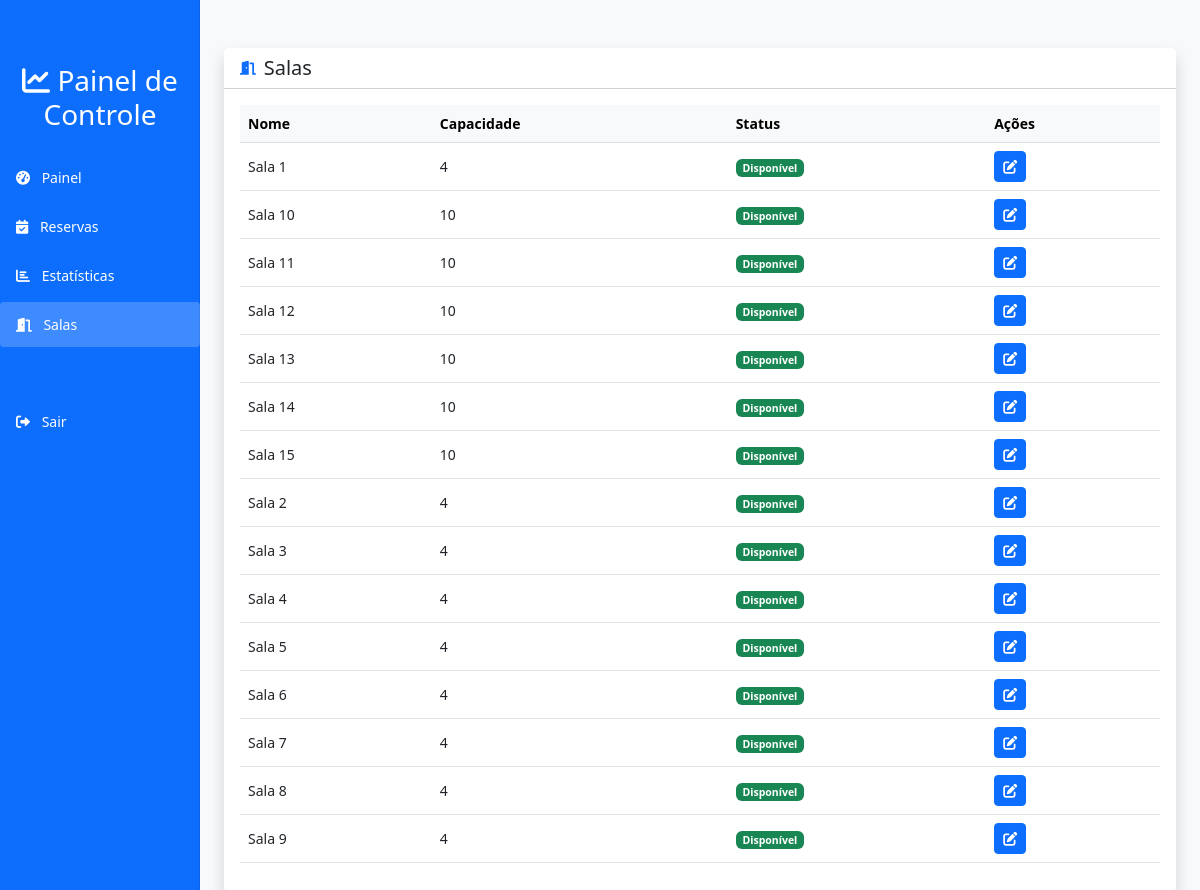
/admin/salas.php (signed in), run on the app's committed database.
### tables this page shows
CREATE TABLE salas (
    id INT AUTO_INCREMENT PRIMARY KEY,
    nome VARCHAR(50) NOT NULL,
    capacidade INT NOT NULL,
    descricao VARCHAR(255),
    status ENUM('disponivel', 'manutencao') DEFAULT 'disponivel'
);

### admin/salas.php (the view, shortened to what this page needs)
<?php
require_once '../config.php';
$stmt = $pdo->query('SELECT * FROM salas ORDER BY nome');
$salas = $stmt->fetchAll();
$horaAtual = date('H:i');
$dataHoje = date('Y-m-d');
?>
<!DOCTYPE html>
<html lang="pt-br">
<head>
    <link href="https://cdn.jsdelivr.net/npm/bootstrap@5.3.0/dist/css/bootstrap.min.css" rel="stylesheet">
    <link rel="stylesheet" href="https://cdnjs.cloudflare.com/ajax/libs/font-awesome/6.0.0/css/all.min.css">
    <link rel="stylesheet" href="../css/admin.css">
</head>
<body>
    <div class="container-fluid">
        <div class="row">
            <div class="col-md-3 col-lg-2 d-md-block bg-primary sidebar collapse">
                <?php include('menu_lateral.php'); ?>
            </div>
            <main class="col-md-9 ms-sm-auto col-lg-10 px-md-4">
                <div class="card border-0 shadow mb-4 mt-4">
                    <div class="card-header bg-white d-flex align-items-center">
                        <i class="fas fa-door-open text-primary me-2"></i>
                        <h5 class="mb-0">Salas</h5>
                    </div>
                    <div class="card-body">
                        <div class="table-responsive">
                            <table class="table table-hover align-middle">
                                <thead class="table-light">
                                    <tr>
                                        <th>Nome</th>
                                        <th>Capacidade</th>
                                        <th>Status</th>
                                        <th>Ações</th>
                                    </tr>
                                </thead>
                                <tbody>
                                <?php foreach ($salas as $s):
                                    $statusExibido = ucfirst($s['status']);
                                    $badge = 'bg-secondary';
                                    if ($s['status'] == 'disponivel') {
                                        $stmtReserva = $pdo->prepare("
                                            SELECT COUNT(*) FROM reservas
                                            WHERE sala_id=?
                                            AND data_reserva=?
                                            AND hora_entrada <= ?
                                            AND hora_saida > ?
                                            AND status IN ('confirmada','pendente')
                                        ");
                                        $stmtReserva->execute([$s['id'], $dataHoje, $horaAtual, $horaAtual]);
                                        $emUso = $stmtReserva->fetchColumn() > 0;
                                        if ($emUso) {
                                            $statusExibido = 'Em uso';
                                            $badge = 'bg-info text-white';
                                        } else {
                                            $statusExibido = 'Disponível';
                                            $badge = 'bg-success';
                                        }
                                    } elseif ($s['status'] == 'manutencao') {
                                        $statusExibido = 'Em manutenção';
                                        $badge = 'bg-warning text-dark';
                                    } else {
                                        $badge = 'bg-secondary';
                                    }
                                ?>
                                <tr>
                                    <td><?=htmlspecialchars($s['nome'])?></td>
                                    <td><?= $s['capacidade'] ?></td>
                                    <td>
                                        <span class="badge <?= $badge ?>">
                                            <?= $statusExibido ?>
                                        </span>
                                    </td>
                                    <td>
                                        <button class="btn btn-sm btn-primary"
                                        onclick="window.open('editar_sala.php?id=<?= $s['id'] ?>', '_blank')">
                                        <i class="fas fa-edit"></i>
                                       </button>
                                    </td>
                                </tr>
                                <?php endforeach; ?>
                                </tbody>
                            </table>
                        </div>
                    </div>
                </div>
            </main>
        </div>
    </div>
</body>
</html>

### admin/menu_lateral.php
<div class="position-sticky pt-3">
    <div class="text-center mb-4">
        <h3 class="text-white">
            <i class="fas fa-chart-line"></i> Painel de Controle
        </h3>
    </div>
    <ul class="nav flex-column">
        <li class="nav-item">
            <a class="nav-link<?php if(basename($_SERVER['PHP_SELF'])=='index.php') echo ' active'; ?>" href="index.php">
                <i class="fas fa-tachometer-alt"></i> Painel
            </a>
        </li>
        <li class="nav-item">
            <a class="nav-link<?php if(basename($_SERVER['PHP_SELF'])=='reservas.php') echo ' active'; ?>" href="reservas.php">
                <i class="fas fa-calendar-check"></i> Reservas
            </a>
        </li>
        <li class="nav-item">
            <a class="nav-link<?php if(basename($_SERVER['PHP_SELF'])=='estatisticas.php') echo ' active'; ?>" href="estatisticas.php">
                <i class="fas fa-chart-bar"></i> Estatísticas
            </a>
        </li>
        <li class="nav-item">
            <a class="nav-link<?php if(basename($_SERVER['PHP_SELF'])=='salas.php') echo ' active'; ?>" href="salas.php">
                <i class="fas fa-door-open"></i> Salas
            </a>
        </li>
        <li class="nav-item mt-5">
            <a class="nav-link" href="logout.php">
                <i class="fas fa-sign-out-alt"></i> Sair
            </a>
        </li>
    </ul>
</div>

### css/admin.css (style rules this page uses)
body { font-size: .875rem; background-color: #f8f9fa; }
.sidebar { position: fixed; top: 0; bottom: 0; left: 0; z-index: 100; padding: 48px 0 0; box-shadow: inset -1px 0 0 rgba(0, 0, 0, .1); }
.sidebar .nav-link { font-weight: 500; color: white; padding: 0.75rem 1rem; margin-bottom: 0.25rem; border-radius: 0.25rem; }
.sidebar .nav-link.active { background-color: rgba(255, 255, 255, 0.2); }
.sidebar .nav-link i { margin-right: 0.5rem; }
main { padding-top: 1.5rem; }
.card { border-radius: 0.5rem; transition: transform 0.3s; }
.table th, .table td { vertical-align: middle; }

### data on the page
salas: nome "Sala 1", capacidade "4", statusExibido "Disponível"
salas: nome "Sala 10", capacidade "10", statusExibido "Disponível"
salas: nome "Sala 11", capacidade "10", statusExibido "Disponível"
salas: nome "Sala 12", capacidade "10", statusExibido "Disponível"
salas: nome "Sala 13", capacidade "10", statusExibido "Disponível"
salas: nome "Sala 14", capacidade "10", statusExibido "Disponível"
salas: nome "Sala 15", capacidade "10", statusExibido "Disponível"
salas: nome "Sala 2", capacidade "4", statusExibido "Disponível"
salas: nome "Sala 3", capacidade "4", statusExibido "Disponível"
salas: nome "Sala 4", capacidade "4", statusExibido "Disponível"
salas: nome "Sala 5", capacidade "4", statusExibido "Disponível"
salas: nome "Sala 6", capacidade "4", statusExibido "Disponível"
salas: nome "Sala 7", capacidade "4", statusExibido "Disponível"
salas: nome "Sala 8", capacidade "4", statusExibido "Disponível"
salas: nome "Sala 9", capacidade "4", statusExibido "Disponível"
